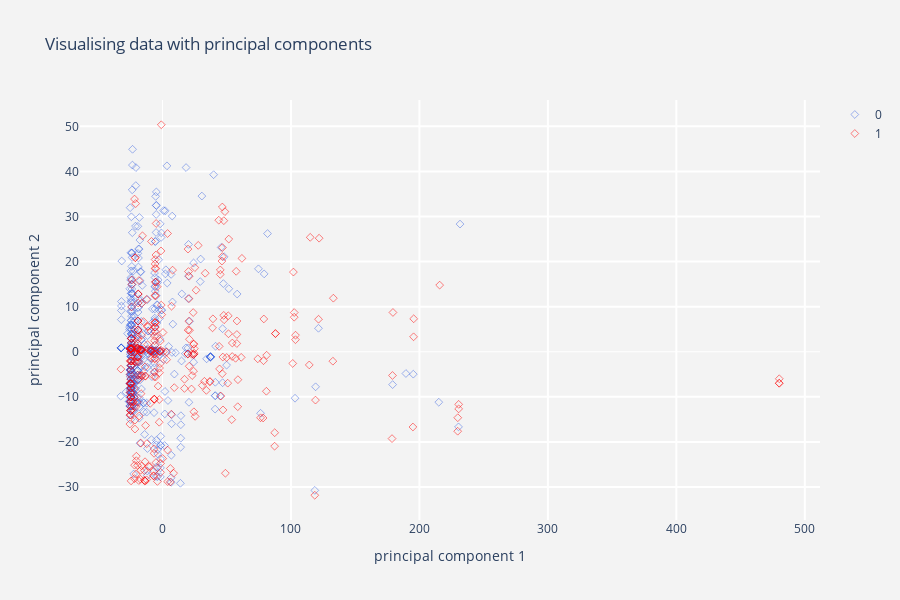

The cell this chart's notebook holds for it:
### Code cell
from sklearn.decomposition import PCA

pca = PCA(n_components = 2)
#PassengerId col
Id_col     = ['PassengerId']
#Target columns
target_col = ["Survived"]

X = data[[i for i in data.columns if i not in Id_col + target_col]]
#Y = target_col + Id_col
Y = data[target_col + Id_col]

principal_components = pca.fit_transform(X)
pca_data = pd.DataFrame(principal_components,columns = ["PC1","PC2"])
pca_data = pca_data.merge(Y,left_index=True,right_index=True,how="left")
#pca_data["Survived"] = pca_data["Survived"].replace({1:"Churn",0:"Not Churn"})

def pca_scatter(target,color) :
    tracer = go.Scatter(x = pca_data[pca_data["Survived"] == target]["PC1"] ,
                        y = pca_data[pca_data["Survived"] == target]["PC2"],
                        name = target,mode = "markers",
                        marker = dict(color = color,
                                      line = dict(width = .5),
                                      symbol =  "diamond-open"),
                        #text = ("Passenger Id : " + 
                        #        pca_data[pca_data["Survived"] == target]['PassengerId'])
                       )
    return tracer

layout = go.Layout(dict(title = "Visualising data with principal components",
                        plot_bgcolor  = "rgb(243,243,243)",
                        paper_bgcolor = "rgb(243,243,243)",
                        xaxis = dict(gridcolor = 'rgb(255, 255, 255)',
                                     title = "principal component 1",
                                     zerolinewidth=1,ticklen=5,gridwidth=2),
                        yaxis = dict(gridcolor = 'rgb(255, 255, 255)',
                                     title = "principal component 2",
                                     zerolinewidth=1,ticklen=5,gridwidth=2),
                        height = 600
                       )
                  )
trace1 = pca_scatter(1,'red')
trace2 = pca_scatter(0,'royalblue')
data1 = [trace2,trace1]
fig = go.Figure(data=data1,layout=layout)
py.iplot(fig)

### Figure 1 — Plotly figure (JSON) as saved in the notebook; plotly's stock layout.template omitted (floating-point values rounded to 4 significant figures; data arrays with more than 128 entries replaced by an {"elided": "..."} marker saying what was removed)
{"data": [{"marker": {"color": "royalblue", "line": {"width": 0.5}, "symbol": "diamond-open"}, "mode": "markers", "name": "0", "type": "scatter", "x": {"elided": "549 float values"}, "y": {"elided": "549 float values"}}, {"marker": {"color": "red", "line": {"width": 0.5}, "symbol": "diamond-open"}, "mode": "markers", "name": "1", "type": "scatter", "x": {"elided": "342 float values"}, "y": {"elided": "342 float values"}}], "layout": {"height": 600, "paper_bgcolor": "rgb(243,243,243)", "plot_bgcolor": "rgb(243,243,243)", "title": {"text": "Visualising data with principal components"}, "xaxis": {"gridcolor": "rgb(255, 255, 255)", "gridwidth": 2, "ticklen": 5, "title": {"text": "principal component 1"}, "zerolinewidth": 1}, "yaxis": {"gridcolor": "rgb(255, 255, 255)", "gridwidth": 2, "ticklen": 5, "title": {"text": "principal component 2"}, "zerolinewidth": 1}}}
